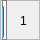
         <widget class="QFrame" name="Robotino1">
          <property name="geometry">
           <rect>
            <x>1740</x>
            <y>220</y>
            <width>40</width>
            <height>40</height>
           </rect>
          </property>
          <property name="frameShape">
           <enum>QFrame::StyledPanel</enum>
          </property>
          <property name="frameShadow">
           <enum>QFrame::Raised</enum>
          </property>
          <widget class="ClickableLabel" name="R1">
           <property name="enabled">
            <bool>true</bool>
           </property>
           <property name="geometry">
            <rect>
             <x>0</x>
             <y>0</y>
             <width>40</width>
             <height>40</height>
            </rect>
           </property>
           <property name="text">
            <string/>
           </property>
           <property name="pixmap">
            <pixmap resource="resources.qrc">:/Images/Robotino.png</pixmap>
           </property>
           <property name="scaledContents">
            <bool>true</bool>
           </property>
           <property name="alignment">
            <set>Qt::AlignCenter</set>
           </property>
          </widget>
          <widget class="QProgressBar" name="AkkukleinR1">
           <property name="geometry">
            <rect>
             <x>2</x>
             <y>0</y>
             <width>5</width>
             <height>40</height>
            </rect>
           </property>
           <property name="styleSheet">
            <string notr="true">QProgressBar {
    border: 1px solid grey;
 }

 QProgressBar::chunk {
     height: 2px;
 }</string>
           </property>
           <property name="value">
            <number>77</number>
           </property>
           <property name="textVisible">
            <bool>false</bool>
           </property>
           <property name="orientation">
            <enum>Qt::Vertical</enum>
           </property>
          </widget>
          <widget class="QLabel" name="label_8">
           <property name="geometry">
            <rect>
             <x>20</x>
             <y>10</y>
             <width>16</width>
             <height>21</height>
            </rect>
           </property>
           <property name="autoFillBackground">
            <bool>false</bool>
           </property>
           <property name="styleSheet">
            <string notr="true">background-color: rgba(0,0,0,0%)</string>
           </property>
           <property name="text">
            <string>1</string>
           </property>
          </widget>
         </widget>
